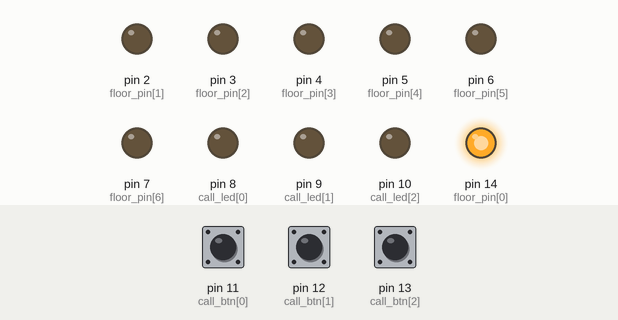
This sketch was run on a simulated Arduino Uno, built with avr-gcc and run on an emulated ATmega328P. Shown: output pins drawn as LEDs (lit = HIGH). Dashed ring = blinking. Inputs (shaded band) come from the test bench; at power-on: pin 12 (call_btn[1]) LOW, pin 11 (call_btn[0]) LOW, pin 13 (call_btn[2]) LOW.

Above: at 1.2 s.
1.3 s: pin 12 (call_btn[1]) pulled HIGH for 0.15 s
At 1.8 s:
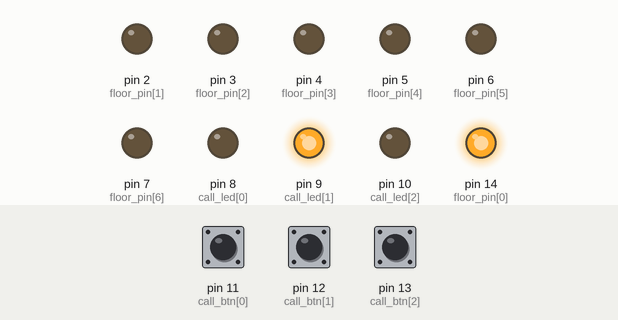
4.4 s: pin 11 (call_btn[0]) pulled HIGH for 0.15 s
At 4.9 s:
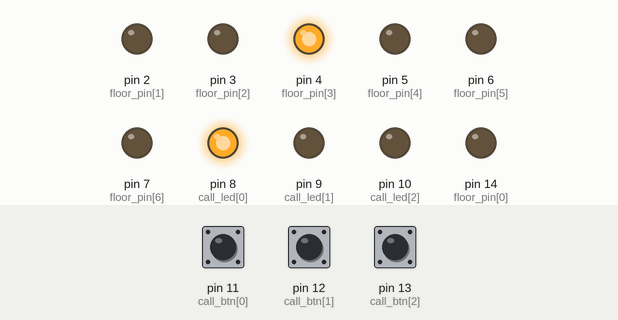
7.5 s: pin 13 (call_btn[2]) pulled HIGH for 0.15 s
At 8.0 s:
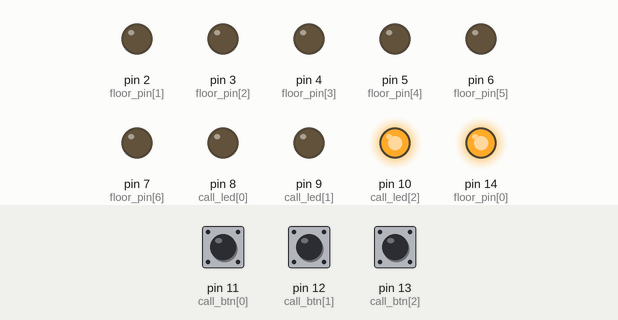
10.6 s: pin 11 (call_btn[0]) pulled HIGH for 1 s
At 12.9 s:
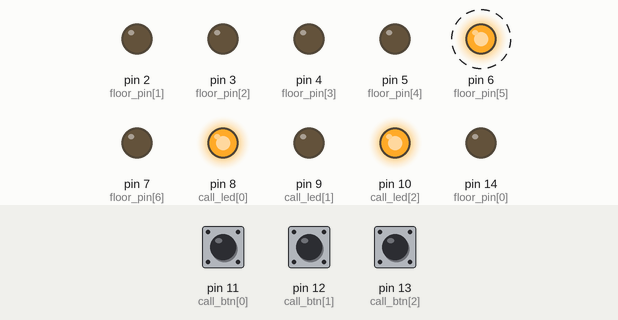
13.9 s: pin 12 (call_btn[1]) pulled HIGH for 1 s
At 15.0 s:
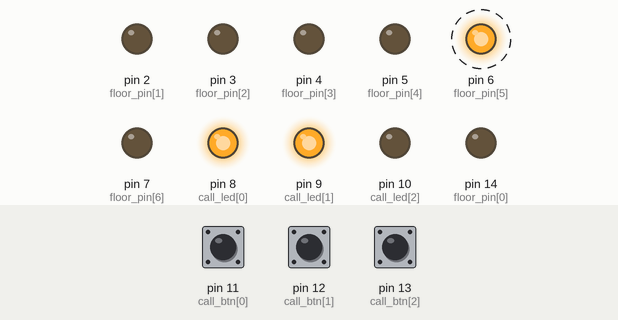
17.4 s: pin 13 (call_btn[2]) pulled HIGH for 1 s
At 18.5 s:
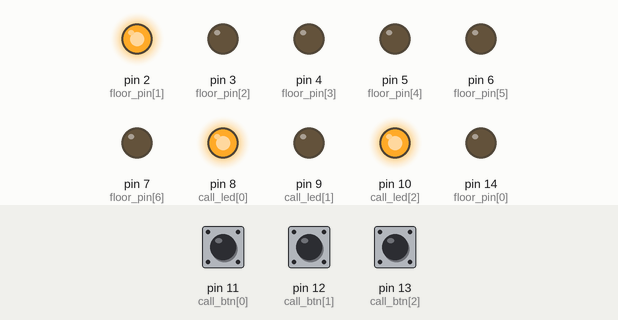
Timing chart, 0 to 22.4 s (numbered marks = the images above; inputs shaded):
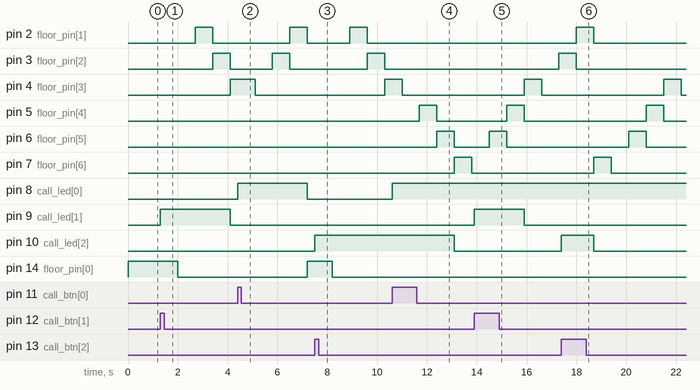

The sketch:

sketch_apr15a.ino
```cpp
// 핀 설정
const int floor_pin[7] = {14, 2, 3, 4, 5, 6, 7};
const int call_led[3] = {8, 9, 10};
const int call_btn[3] = {11, 12, 13};

// 엘리베이터 상태
enum Direction { STOP, UP, DOWN };
Direction direction = STOP;

int cur_floor = 1;
int target_floor = 1;
bool prev_btn_state[3] = {false, false, false};

bool moving = false;
int move_stage = 0; // 0: 빨강, 1: 노랑1, 2: 노랑2, 3: 도착

unsigned long last_step_time = 0;
const unsigned long step_delay = 700; // 각 단계 지연 시간 (ms)

// 요청 큐
int reqQueue[5]; // 최대 5개 요청 저장
int req_count = 0;

void setup()
{
  Serial.begin(9600);
  for (int i = 0; i < 7; i++)
  {
    pinMode(floor_pin[i], OUTPUT);
  }

  for (int i = 0; i < 3; i++)
  {
    pinMode(call_led[i], OUTPUT);
    pinMode(call_btn[i], INPUT);
  }

  digitalWrite(floor_pin[(cur_floor-1) * 3], HIGH);
}

void loop()
{
  checkButtons();
  handleElevator();
}

// 버튼 입력 처리
void checkButtons()
{
  for (int i = 0; i < 3; i++)
  {
    bool cur_btn_state = digitalRead(call_btn[i]);
    if (cur_btn_state && !prev_btn_state[i])
    {
      digitalWrite(call_led[i], HIGH);
      int floor = i + 1;

      if (floor == cur_floor && !moving)
      {
        digitalWrite(call_led[i], LOW);
      }
      else if (!isRequested(floor))
      {
        if (req_count < 5)
        {
          reqQueue[req_count++] = i+1;
          if (!moving) update_target();
        }
      }
      else
      {
        digitalWrite(call_led[i], LOW);
        remove_request(i+1);
      }
    }
    prev_btn_state[i] = cur_btn_state;
  }
}

bool isRequested(int floor)
{
  for (int i = 0; i < req_count; i++)
  {
    if (reqQueue[i] == floor) return true;
  }
  return false;
}

int find_next_req()
{
  int min_dist = 3;
  int nearest = -1;

  for (int i = 0; i < req_count; i++)
  {
    int floor = reqQueue[i];
    int dist = abs(floor - cur_floor);

    if (direction == UP && floor > cur_floor && dist < min_dist)
    {
      min_dist = dist;
      nearest = floor;
    }
    else if (direction == DOWN && floor > cur_floor && dist < min_dist)
    {
      min_dist = dist;
      nearest = floor;
    }
  }

  if (nearest == -1)
  {
    if (req_count == 0)
    {
      if (direction == UP)
      {
        nearest = cur_floor + 1;
      }
      else
      {
        nearest = cur_floor - 1;
      }
    }
    else
    {
      for (int i = 0; i < req_count; i++)
      {
        int floor = reqQueue[i];
        int dist = abs(floor - cur_floor);

        if (dist < min_dist)
        {
          min_dist = dist;
          nearest = floor;
        }
      }
    }
  }

  return nearest;
}

// 목적지 설정
void update_target()
{
  if (req_count == 0)
  {
    if (direction == UP && cur_floor < 3)
    {
      target_floor = cur_floor + 1;
    }
    else if (direction == DOWN && cur_floor > 1)
    {
      target_floor = cur_floor - 1;
    }
    //direction = STOP;
    //target_floor = cur_floor;
    //moving = false;
    return;
  }

  int next = find_next_req();

  if (next == -1 || next == cur_floor)
  {
    direction = STOP;
    moving = false;
    remove_request(next);
    digitalWrite(call_led[next - 1], LOW);
    return;
  }

  //target_floor = reqQueue[0];
  target_floor = next;

  direction = (target_floor > cur_floor) ? UP : DOWN;
  if (!moving)
  {
    move_stage = 0;
    //moving = true;
    last_step_time = millis();
  }
  moving = true;
}

// 엘리베이터 이동 처리
void handleElevator()
{
  if (!moving) return;

  unsigned long cur_time = millis();
  if (cur_time - last_step_time < step_delay) return;

  last_step_time = cur_time;
  clear_light();

  switch (move_stage)
  {
    case 0:
      /*
      digitalWrite(redLED[cur_floor], HIGH); // 현재 층 빨간 LED
      break;
      */
      digitalWrite(floor_pin[(cur_floor-1) * 3], LOW);
      if (req_count == 0)
      {
        digitalWrite(floor_pin[(cur_floor-1) * 3], HIGH);
        direction = STOP;
        moving = false;
      }
      break;
    case 1:
      move_progress(cur_floor, direction, 0); // 노란 LED 1
      break;
    case 2:
      move_progress(cur_floor, direction, 1); // 노란 LED 2
      break;
    case 3:
      // 층 이동
      if (direction == UP) cur_floor++;
      else if (direction == DOWN) cur_floor--;

      digitalWrite(floor_pin[(cur_floor-1) * 3], HIGH);

      if (isRequested(cur_floor))
      {
        digitalWrite(call_led[cur_floor-1], LOW);
        remove_request(cur_floor);
      }

      if (req_count == 0)
      {
        direction = STOP;
        moving = false;
      }

      break;
  }

  move_stage = (move_stage + 1) % 4;
  update_target(); // 다음 요청 반영 (이전 루프에서 멈췄던 경우)
}

// 모든 LED 끄기
void clear_light() {
  for (int i = 0; i < 7; i++)
  {
    digitalWrite(floor_pin[i], LOW);
  }
}

// 노란 LED 점등 (단계별)
void move_progress(int floor, Direction dir, int stage)
{
  if (dir == UP)
  {
    if (floor == 1 && stage == 0) digitalWrite(floor_pin[1], HIGH);
    if (floor == 1 && stage == 1) digitalWrite(floor_pin[2], HIGH);
    if (floor == 2 && stage == 0) digitalWrite(floor_pin[4], HIGH);
    if (floor == 2 && stage == 1) digitalWrite(floor_pin[5], HIGH);
  }
  else if (dir == DOWN)
  {
    if (floor == 3 && stage == 0) digitalWrite(floor_pin[5], HIGH);
    if (floor == 3 && stage == 1) digitalWrite(floor_pin[4], HIGH);
    if (floor == 2 && stage == 0) digitalWrite(floor_pin[2], HIGH);
    if (floor == 2 && stage == 1) digitalWrite(floor_pin[1], HIGH);
  }
}

// 요청 큐에서 층 제거
void remove_request(int floor)
{
  int index = -1;
  for (int i = 0; i < req_count; i++)
  {
    if (reqQueue[i] == floor)
    {
      index = i;
      break;
    }
  }

  if (index != -1)
  {
    for (int i = index; i < req_count - 1; i++)
    {
      reqQueue[i] = reqQueue[i + 1];
    }
    req_count--;

    //update_target();
  }
}
```

Measured:
- after the input at 1.3 s, pin 2 (floor_pin[1]): LOW → HIGH after 1.4 s, → LOW 0.70 s later; pin 3 (floor_pin[2]): LOW → HIGH after 2.1 s, → LOW 0.70 s later; pin 4 (floor_pin[3]): LOW → HIGH after 2.8 s; pin 9 (call_led[1]): LOW → HIGH at once, → LOW 2.8 s later; pin 14 (floor_pin[0]): HIGH → LOW after 0.70 s
- after the input at 4.4 s, pin 2 (floor_pin[1]): LOW → HIGH after 2.1 s, → LOW 0.70 s later; pin 3 (floor_pin[2]): LOW → HIGH after 1.4 s, → LOW 0.70 s later; pin 4 (floor_pin[3]): HIGH → LOW after 0.70 s; pin 8 (call_led[0]): LOW → HIGH at once, → LOW 2.8 s later; pin 14 (floor_pin[0]): LOW → HIGH after 2.8 s
- after the input at 7.5 s, pin 2 (floor_pin[1]): LOW → HIGH after 1.4 s, → LOW 0.70 s later; pin 3 (floor_pin[2]): LOW → HIGH after 2.1 s, → LOW 0.70 s later; pin 4 (floor_pin[3]): LOW → HIGH after 2.8 s; pin 10 (call_led[2]): LOW → HIGH at once; pin 14 (floor_pin[0]): HIGH → LOW after 0.70 s
- after the input at 10.6 s, pin 8 (call_led[0]): LOW → HIGH at once
- after the input at 13.9 s, pin 9 (call_led[1]): LOW → HIGH at once, → LOW 2.0 s later
- after the input at 17.4 s, pin 4 (floor_pin[3]): LOW → HIGH after 4.1 s, → LOW 0.70 s later; pin 5 (floor_pin[4]): LOW → HIGH after 3.4 s, → LOW 0.70 s later
